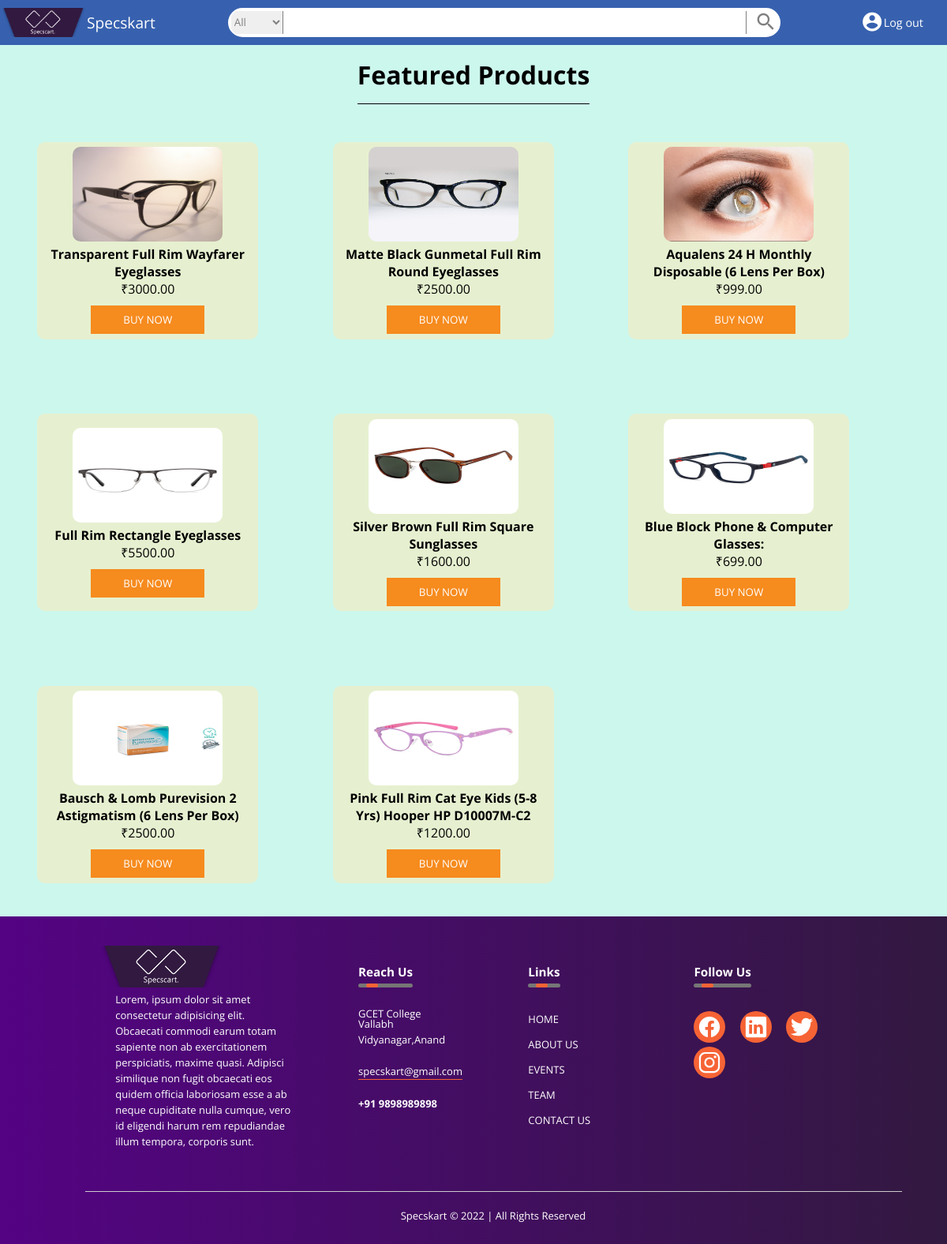
Screenshot of /Cart/index.php (signed in) with the database file from the repository.
### tables this page shows
CREATE TABLE `products` (
  `id` int(10) NOT NULL,
  `name` varchar(250) NOT NULL,
  `code` varchar(100) NOT NULL,
  `price` double(9,2) NOT NULL,
  `image` varchar(250) NOT NULL
);

### Cart/index.php (the view, shortened to what this page needs)
<!DOCTYPE html>
<html lang="en">
<head>
  <link rel="stylesheet" href="../css/style.css">
</head>
</html>
<?php
include('../DB/db_conn.php');
if(isset($_SESSION['id']) && isset($_SESSION['Username']))
{
?>
<nav class="navbar">
  <div class="logo">
    <img src="../logo.png" alt="logo">
    <div class="text"> Specskart
    </div>
  </div>
  <div class="item search right" tabindex="0">
    <div class="search-group">
      <select>
        <option value="all">All</option>
      </select>
      <input type="text">
      <i class="material-icons search-icon">
      </i>
    </div>
  </div>
  <a href="../index.php" class="  item">
    <div class="group">
      <i class="material-icons">
      </i>
      <div class="detail" onclick="header:Location('../Login/logout.php')">
        Log out
      </div>
    </div>
  </a>
  <a href="" class="item">
  </a>
</nav>
<div class="products">
<h1>Featured Products</h1>
  <div class="cards">
    <?php
    $result = mysqli_query($conn, "SELECT * FROM `products`");
    while ($row = mysqli_fetch_assoc($result)) {
      echo "<div class='product_wrapper'>
      <form method='post' action=''>
  <input type='hidden' name='code' value=" . $row['code'] . " />
  <div class='image'><img src='../" . $row['image'] . "' /></div>
  <div class='name'>" . $row['name'] . "</div>
  <div class='price'>₹" . $row['price'] . "</div>
  <button type='submit' class='buy'>Buy Now</button>
  </form>
  </div>";
    }
    ?>
    </div>
    </div>
<footer>
<div class="row">
<div class="col">
<img src="../logo.png" class="footer_logo">
      <p class="footer_about">Lorem, ipsum dolor sit amet consectetur adipisicing elit. Obcaecati commodi earum totam sapiente non ab exercitationem perspiciatis, maxime quasi. Adipisci similique non fugit obcaecati eos quidem officia laboriosam esse a ab neque cupiditate nulla cumque, vero id eligendi harum rem repudiandae illum tempora, corporis sunt.
      </p>
    </div>
    <div class="col">
      <h3>Reach Us <div class="bottom_line"><span></span></div>
      </h3>
      <a href="">
      <p style="line-height:0.5">GCET College</p>
      <p>Vallabh Vidyanagar,Anand </p>
      </a>
      <p class="footer_email"><a href="specskart@gmail.com">
      specskart@gmail.com</a></p>
      <h4>+91 9898989898</h4>
    </div>
    <div class="col">
      <h3>Links <div class="bottom_line"><span></span></div>
      </h3>
      <ul>
        <li><a href="">HOME</a></li>
        <li><a href="">ABOUT US</a></li>
        <li><a href="">EVENTS</a></li>
        <li><a href="">TEAM</a></li>
        <li><a href="">CONTACT US</a></li>
      </ul>
    </div>
    <div class="col">
      <h3>Follow Us<div class="bottom_line"><span></span></div>
      </h3>
      <div class="social_icons">
      <a href="">
          <ion-icon class="social_icon" name="logo-facebook"></ion-icon>
          </a>
        <a href="">
          <ion-icon class="social_icon" name="logo-linkedin"></ion-icon>
        </a>
        <a href="">
        <ion-icon class="social_icon" name="logo-twitter"></ion-icon>
        </a>
        <a href="">
        <ion-icon class="social_icon" name="logo-instagram"></ion-icon>
        </a>
      </div>
    </div>
    </div>
  <hr>
  <p class="copyright">Specskart © 2022 | All Rights Reserved</p>
</footer>
<?php
}
else{
    header("location: '../index.php'");
     exit();
}
?>

### css/style.css (style rules this page uses)
:root { --theme-bg-color: #3761af; --theme-color: white; }
* { margin: 0; padding: 0; font-family: 'Open Sans', sans-serif; box-sizing: border-box; }
.navbar { display: flex; box-shadow: 0 0 2px 0 grey; align-items: center; font-size: 1em; background-color:#3761af; background-color: var(--theme-bg-color); color: white; color: var(--theme-color); }
.item { padding: 10px; text-decoration: none; color: white; color: var(--theme-color); }
.item.right { margin: 0 0 0 auto; }
.navbar .logo { font-size: 1.2em; align-items: center; display: flex; }
.logo img { max-width: 110px; }
.item.search { transition: 0.2s linear; display:flex; justify-content: center; flex-grow:1; }
.item.search .search-icon { border-left: 1px solid grey; margin: 2px; padding-left: 10px; cursor:pointer; color: grey; }
.item.search input { width: 100%; padding: 6px ; outline: none; border: 2px solid grey; max-width: 100%; border: 0; }
.item .search-group { display:flex; width: 100%; max-width: 700px; border-radius: 20px; border: 2px solid grey; overflow: hidden; background: white; border-color: white; color: var(--theme-color); }
.item .search-group select { border: 0; margin: 2px; border-right: 1px solid grey; max-width: 5em; outline: none; color: grey; }
.item .group { display:flex; align-items: center; font-size: 0.9em; }
.material-icons { font-size:1.8rem; }
.product_wrapper { float:left; padding: 10px; text-align: center; background-color: #e6f0d0; display: flex; flex-direction: row; align-items: center; justify-content: center; margin:3vmax; border-radius:10px; width:280px; height:250px; }
.image img { border-radius:10px; width:190px; height: 120px; }
.product_wrapper .name { font-weight:bold; }
.product_wrapper .buy { text-transform: uppercase; background: #F68B1E; border: 1px solid #F68B1E; cursor: pointer; color: #fff; padding: 8px 40px; margin-top: 10px; }
.products { display:flex; align-items: center; justify-content: center; background-color: #ccf7ed; flex-direction: column; }
.products > h1 { border-bottom: 1px solid black; padding-bottom: 1vmax; margin-top:1vmax; }
footer { width: 100%; background: linear-gradient(to right,#540383, #321940); color: #fff; padding: 50px 0 30px 50px; font-size: 13px; line-height: 20px; margin-top:-15px; }
.row { width: 85%; margin: auto; display: flex; flex-wrap: wrap; align-items: flex-start; justify-content: space-between; }
.col { flex-basis: 25%; padding: 10px; }
.col a { text-decoration: none; color:white; }
.col:nth-child(2), .col:nth-child(3) { flex-basis: 15%; }
.footer_logo { width: 10vmax; position: relative; top: -23px; left: -20px; }
.footer_about { position: relative; top: -23px; }
.col h3 { width: fit-content; margin-bottom: 40px; position: relative; }
.footer_email { width: fit-content; border-bottom: 1px solid #f66335; margin: 20px 0; }
.footer_email a { text-decoration: none; color:white }
.col ul li { list-style: none; margin-bottom: 12px; }
.col ul li a { text-decoration: none; color: #fff; }
.col .social_icons .social_icon { width: 30px; height: 30px; border-radius: 50%; text-align: center; line-height: 40px; font-size: 20px; color: #fff; background: #f66335; margin-right: 15px; padding: 5px; cursor: pointer; }
hr { width: 90%; border: 0; border-bottom: 1px solid #ccc; margin: 20px auto; }
footer .copyright { text-align: center; }
.bottom_line { width: 100%; height: 5px; background: #767676; border-radius: 3px; position: absolute; top: 25px; left: 0; overflow: hidden; }
.bottom_line span { width: 15px; height: 100%; background: #f66335; border-radius: 3px; position: absolute; top: 0; left: 10px; animation: moveline 2s linear infinite; }

### rows the page displays
products: image (picture), name "Transparent Full Rim Wayfarer Eyeglasses", price "3000.00"
products: image (picture), name "Matte Black Gunmetal Full Rim Round Eyeglasses", price "2500.00"
products: image (picture), name "Aqualens 24 H Monthly Disposable (6 Lens Per Box)", price "999.00"
products: image (picture), name "Full Rim Rectangle Eyeglasses", price "5500.00"
products: image (picture), name "Silver Brown Full Rim Square Sunglasses", price "1600.00"
products: image (picture), name "Blue Block Phone & Computer Glasses:", price "699.00"
products: image (picture), name "Bausch & Lomb Purevision 2 Astigmatism (6 Lens Per Box)", price "2500.00"
products: image (picture), name "Pink Full Rim Cat Eye Kids (5-8 Yrs) Hooper HP D10007M-C2", price "1200.00"
